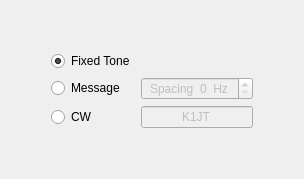
           <widget class="QWidget" name="page_3">
            <layout class="QHBoxLayout" name="horizontalLayout_17">
             <item>
              <spacer name="horizontalSpacer_4">
               <property name="orientation">
                <enum>Qt::Horizontal</enum>
               </property>
               <property name="sizeType">
                <enum>QSizePolicy::Expanding</enum>
               </property>
               <property name="sizeHint" stdset="0">
                <size>
                 <width>40</width>
                 <height>20</height>
                </size>
               </property>
              </spacer>
             </item>
             <item>
              <layout class="QVBoxLayout" name="verticalLayout_12">
               <item>
                <spacer name="verticalSpacer_7">
                 <property name="orientation">
                  <enum>Qt::Vertical</enum>
                 </property>
                 <property name="sizeType">
                  <enum>QSizePolicy::Expanding</enum>
                 </property>
                 <property name="sizeHint" stdset="0">
                  <size>
                   <width>20</width>
                   <height>40</height>
                  </size>
                 </property>
                </spacer>
               </item>
               <item>
                <layout class="QGridLayout" name="gridLayout_2" columnstretch="3,2">
                 <item row="1" column="0">
                  <widget class="QRadioButton" name="rbEchoMessage">
                   <property name="minimumSize">
                    <size>
                     <width>0</width>
                     <height>0</height>
                    </size>
                   </property>
                   <property name="maximumSize">
                    <size>
                     <width>16777215</width>
                     <height>16777215</height>
                    </size>
                   </property>
                   <property name="text">
                    <string>Message</string>
                   </property>
                  </widget>
                 </item>
                 <item row="1" column="1">
                  <widget class="HintedSpinBox" name="sbToneSpacing">
                   <property name="enabled">
                    <bool>false</bool>
                   </property>
                   <property name="minimumSize">
                    <size>
                     <width>0</width>
                     <height>0</height>
                    </size>
                   </property>
                   <property name="maximumSize">
                    <size>
                     <width>16777215</width>
                     <height>16777215</height>
                    </size>
                   </property>
                   <property name="alignment">
                    <set>Qt::AlignCenter</set>
                   </property>
                   <property name="suffix">
                    <string>  Hz</string>
                   </property>
                   <property name="prefix">
                    <string>Spacing  </string>
                   </property>
                  </widget>
                 </item>
                 <item row="0" column="0">
                  <widget class="QRadioButton" name="rbFixedTone">
                   <property name="minimumSize">
                    <size>
                     <width>0</width>
                     <height>0</height>
                    </size>
                   </property>
                   <property name="maximumSize">
                    <size>
                     <width>16777215</width>
                     <height>16777215</height>
                    </size>
                   </property>
                   <property name="text">
                    <string>Fixed Tone</string>
                   </property>
                   <property name="checked">
                    <bool>true</bool>
                   </property>
                  </widget>
                 </item>
                 <item row="2" column="1">
                  <widget class="QLineEdit" name="leEchoMessage">
                   <property name="enabled">
                    <bool>false</bool>
                   </property>
                   <property name="maximumSize">
                    <size>
                     <width>16777215</width>
                     <height>16777215</height>
                    </size>
                   </property>
                   <property name="text">
                    <string>K1JT</string>
                   </property>
                   <property name="maxLength">
                    <number>6</number>
                   </property>
                   <property name="alignment">
                    <set>Qt::AlignCenter</set>
                   </property>
                  </widget>
                 </item>
                 <item row="2" column="0">
                  <widget class="QRadioButton" name="rbEchoCW">
                   <property name="minimumSize">
                    <size>
                     <width>0</width>
                     <height>0</height>
                    </size>
                   </property>
                   <property name="maximumSize">
                    <size>
                     <width>16777215</width>
                     <height>16777215</height>
                    </size>
                   </property>
                   <property name="text">
                    <string>CW</string>
                   </property>
                  </widget>
                 </item>
                </layout>
               </item>
               <item>
                <spacer name="verticalSpacer_5">
                 <property name="orientation">
                  <enum>Qt::Vertical</enum>
                 </property>
                 <property name="sizeHint" stdset="0">
                  <size>
                   <width>20</width>
                   <height>40</height>
                  </size>
                 </property>
                </spacer>
               </item>
              </layout>
             </item>
             <item>
              <spacer name="horizontalSpacer_5">
               <property name="orientation">
                <enum>Qt::Horizontal</enum>
               </property>
               <property name="sizeType">
                <enum>QSizePolicy::Expanding</enum>
               </property>
               <property name="sizeHint" stdset="0">
                <size>
                 <width>40</width>
                 <height>20</height>
                </size>
               </property>
              </spacer>
             </item>
            </layout>
           </widget>
